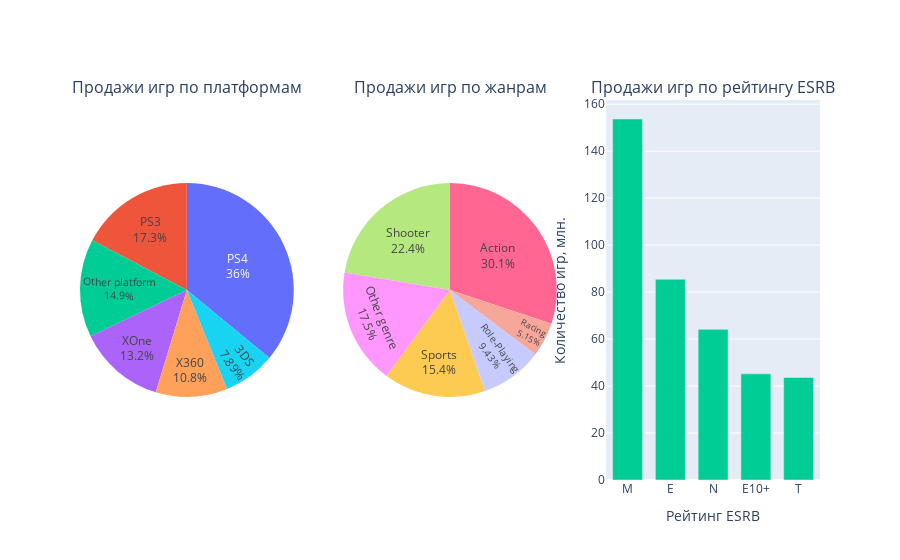

This figure's notebook cell:
### Markdown cell above
Портрет пользователя Северной Америки:
- Основная платформа практически поровну, но чаще PS4 чем XOne
- Любимый жанр Action либо Shooter
- Возрастной рейтинг старше 17 лет

### Code cell
two_pie('eu_sales')

### Figure 1 — Plotly figure (JSON) as saved in the notebook; plotly's stock layout.template omitted (floating-point values rounded to 4 significant figures)
{"data": [{"domain": {"x": [0, 0.2889], "y": [0, 1]}, "labels": ["PS4", "PS3", "XOne", "X360", "3DS", "Other platform", "Other platform", "Other platform", "Other platform", "Other platform", "Other platform"], "showlegend": false, "textinfo": "percent+label", "textposition": "inside", "type": "pie", "values": [141.1, 67.81, 51.59, 42.52, 30.96, 25.36, 19.85, 6.1, 5.93, 0.85, 0.17]}, {"domain": {"x": [0.3556, 0.6444], "y": [0, 1]}, "labels": ["Action", "Shooter", "Sports", "Role-Playing", "Racing", "Other genre", "Other genre", "Other genre", "Other genre", "Other genre", "Other genre", "Other genre"], "showlegend": false, "textinfo": "percent+label", "textposition": "inside", "type": "pie", "values": [118.1, 87.86, 60.52, 36.97, 20.19, 20.04, 15.58, 10.92, 8.55, 8.25, 4.22, 1]}, {"type": "bar", "x": ["M", "E", "N", "E10+", "T"], "xaxis": "x", "y": [153.7, 85.49, 64.15, 45.2, 43.68], "yaxis": "y"}], "layout": {"annotations": [{"font": {"size": 16}, "showarrow": false, "text": "Продажи игр по платформам", "x": 0.1444, "xanchor": "center", "xref": "paper", "y": 1, "yanchor": "bottom", "yref": "paper"}, {"font": {"size": 16}, "showarrow": false, "text": "Продажи игр по жанрам", "x": 0.5, "xanchor": "center", "xref": "paper", "y": 1, "yanchor": "bottom", "yref": "paper"}, {"font": {"size": 16}, "showarrow": false, "text": "Продажи игр по рейтингу ESRB", "x": 0.8556, "xanchor": "center", "xref": "paper", "y": 1, "yanchor": "bottom", "yref": "paper"}], "bargap": 0.3, "showlegend": false, "xaxis": {"anchor": "y", "domain": [0.7111, 1], "title": {"text": "Рейтинг ESRB"}}, "yaxis": {"anchor": "x", "domain": [0, 1], "title": {"text": "Количество игр, млн."}}}}
